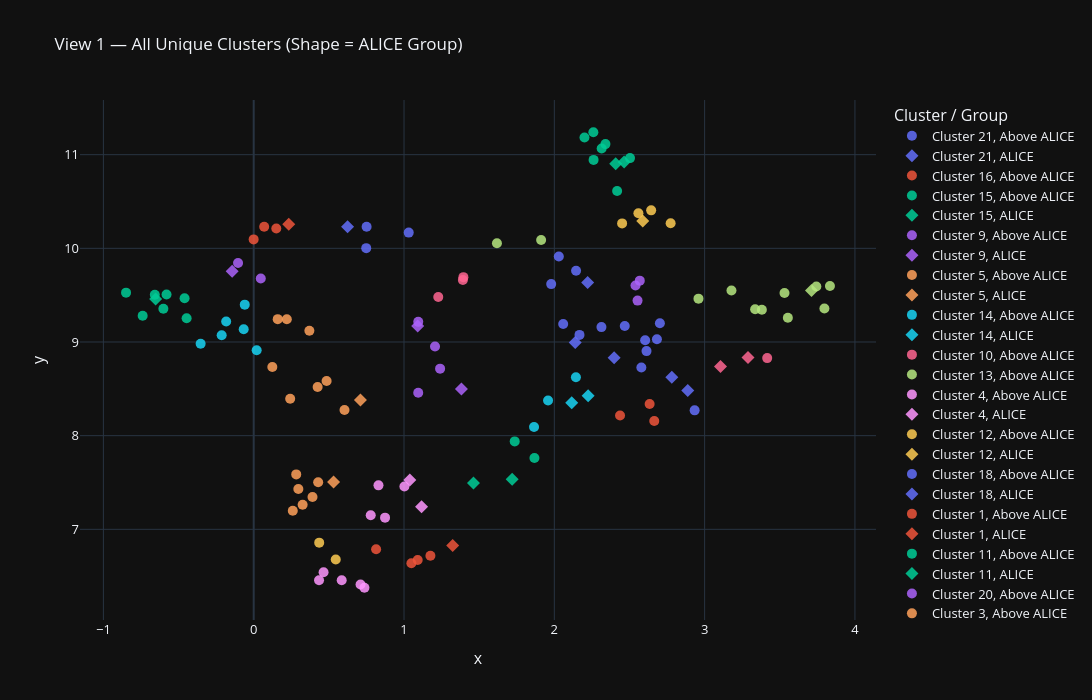
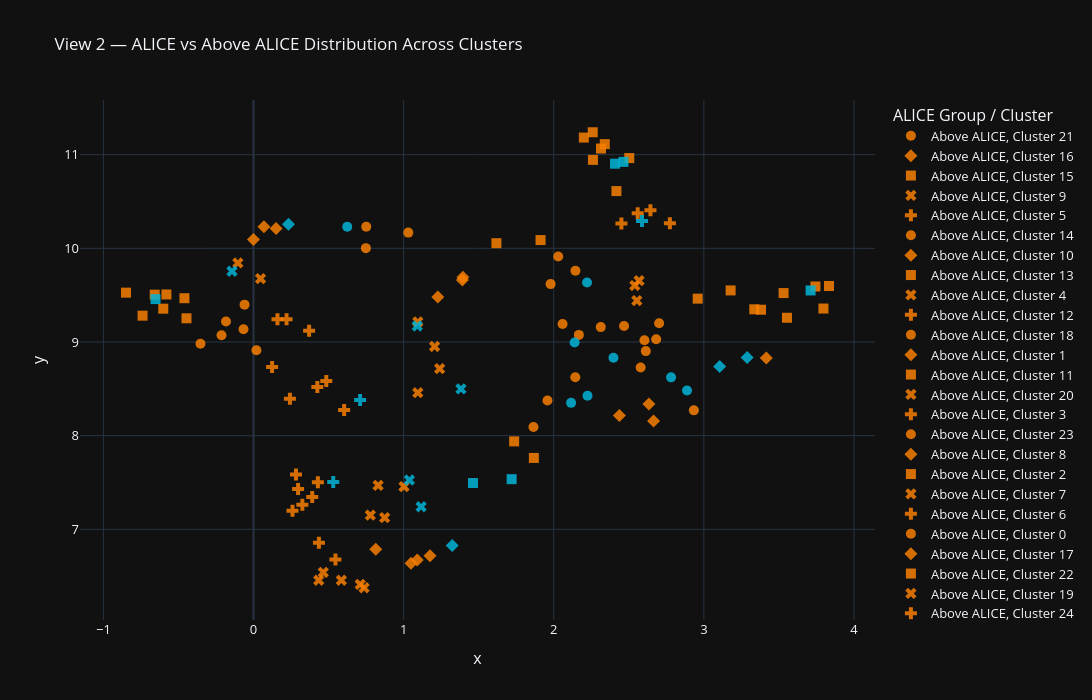

The notebook cell saved with these charts, in order:
### Markdown cell above
### **2D-Cluster Map**

### Code cell
import umap
import hdbscan
import plotly.express as px
import plotly.graph_objects as go
import pandas as pd
import numpy as np
from sklearn.feature_extraction.text import TfidfVectorizer
from sentence_transformers import SentenceTransformer
import torch

# ── Step 1: Device Setup ──────────────────────────────────────────────────────
dvc = torch.device(
    "mps" if torch.backends.mps.is_available()
    else "cuda" if torch.cuda.is_available()
    else "cpu"
)

# ── Step 2: BGE-Large Embeddings ──────────────────────────────────────────────
subset = combined[(combined["Predicted Label"] != "Facilitator") & (combined["Predicted Label"] != "ERROR")]
subset["clean_text"] = subset["clean_text"].apply(remove_stop_words)
docs = subset["clean_text"].tolist()
labels = subset["Predicted Label"].tolist()

docs_with_prefix = [f"Represent this community interview response: {doc}" for doc in docs]

bge_large = SentenceTransformer('BAAI/bge-large-en-v1.5')

bge_large_embeddings = bge_large.encode(
    docs_with_prefix,
    batch_size=16,
    show_progress_bar=True,
    normalize_embeddings=True,
    device=dvc,
    convert_to_numpy=True,
)

print(f"Embedding shape: {bge_large_embeddings.shape}")


# ── Step 3: 2D UMAP for Visualization ────────────────────────────────────────
umap_2d = umap.UMAP(
    n_neighbors=15,
    n_components=2,
    min_dist=0.0,
    metric='cosine',
    random_state=42,
)
embeddings_2d = umap_2d.fit_transform(bge_large_embeddings)


# ── Step 4: HDBSCAN Clustering ────────────────────────────────────────────────
clusterer = hdbscan.HDBSCAN(
    min_cluster_size=2,
    min_samples=2,
    metric='euclidean',
    cluster_selection_method='eom',
    prediction_data=True,
)
cluster_labels = clusterer.fit_predict(embeddings_2d)

n_clusters = len(set(cluster_labels)) - (1 if -1 in cluster_labels else 0)
n_noise = list(cluster_labels).count(-1)
print(f"Clusters found: {n_clusters} | Noise points removed: {n_noise}")


# ── Step 5: TF-IDF Keywords Per Cluster ───────────────────────────────────────
def get_cluster_keywords(docs, labels, top_n=5):
    cluster_keywords = {}
    for label in set(labels):
        if label == -1:
            continue
        cluster_docs = [docs[i] for i, l in enumerate(labels) if l == label]
        tfidf = TfidfVectorizer(
            stop_words='english',
            max_features=1000,
            ngram_range=(1, 2)
        )
        try:
            matrix = tfidf.fit_transform(cluster_docs)
            scores = matrix.mean(axis=0).A1
            top_idx = scores.argsort()[-top_n:][::-1]
            keywords = [tfidf.get_feature_names_out()[i] for i in top_idx]
            cluster_keywords[label] = ", ".join(keywords)
        except Exception:
            cluster_keywords[label] = "insufficient text"
    return cluster_keywords

cluster_keywords = get_cluster_keywords(docs, cluster_labels)


# ── Step 6: Build DataFrame ───────────────────────────────────────────────────
df_plot = pd.DataFrame({
    "x":            embeddings_2d[:, 0],
    "y":            embeddings_2d[:, 1],
    "cluster":      cluster_labels,
    "group":        labels,                                     # ALICE / Above ALICE
    "text_preview": [doc[:120] + "..." for doc in docs],
})

# Remove noise
df_plot = df_plot[df_plot["cluster"] != -1].copy()
df_plot["keywords"]     = df_plot["cluster"].map(cluster_keywords)
df_plot["cluster_str"]  = "Cluster " + df_plot["cluster"].astype(str)


# ── Step 7: Plot 1 — View By Unique Clusters ─────────────────────────────────
fig_clusters = px.scatter(
    df_plot,
    x="x",
    y="y",
    color="cluster_str",                # Color by cluster
    symbol="group",                     # Shape by ALICE / Above ALICE
    hover_data={
        "x":            False,
        "y":            False,
        "cluster_str":  True,
        "group":        True,
        "keywords":     True,
        "text_preview": True,
    },
    title="View 1 — All Unique Clusters (Shape = ALICE Group)",
    template="plotly_dark",
    width=1100,
    height=700,
    labels={
        "cluster_str":  "Cluster",
        "group":        "ALICE Group",
        "keywords":     "Top Keywords",
        "text_preview": "Transcript Preview",
    }
)

fig_clusters.update_traces(marker=dict(size=10, opacity=0.85))
fig_clusters.update_layout(
    legend_title_text="Cluster / Group",
    font=dict(size=13),
    title_font_size=17,
)

fig_clusters.show()
fig_clusters.write_html("view1_clusters.html")


# ── Step 8: Plot 2 — View By ALICE vs Above ALICE ────────────────────────────
fig_groups = px.scatter(
    df_plot,
    x="x",
    y="y",
    color="group",                      # Color by ALICE / Above ALICE
    symbol="cluster_str",               # Shape by cluster
    hover_data={
        "x":            False,
        "y":            False,
        "cluster_str":  True,
        "group":        True,
        "keywords":     True,
        "text_preview": True,
    },
    title="View 2 — ALICE vs Above ALICE Distribution Across Clusters",
    template="plotly_dark",
    color_discrete_map={
        "ALICE":        "#00B4D8",      # Blue  — ALICE
        "Above ALICE":  "#F77F00",      # Orange — Above ALICE
    },
    width=1100,
    height=700,
    labels={
        "cluster_str":  "Cluster",
        "group":        "ALICE Group",
        "keywords":     "Top Keywords",
        "text_preview": "Transcript Preview",
    }
)

fig_groups.update_traces(marker=dict(size=10, opacity=0.85))
fig_groups.update_layout(
    legend_title_text="ALICE Group / Cluster",
    font=dict(size=13),
    title_font_size=17,
)

fig_groups.show()
fig_groups.write_html("view2_groups.html")


# ── Step 9: Cluster Summary Table ────────────────────────────────────────────
summary = (
    df_plot.groupby(["cluster_str", "group"])
    .size()
    .reset_index(name="count")
    .pivot(index="cluster_str", columns="group", values="count")
    .fillna(0)
    .astype(int)
)
summary["Total"]    = summary.sum(axis=1)
summary["Keywords"] = summary.index.map(
    lambda c: cluster_keywords.get(int(c.split(" ")[1]), "")
)
print("\n── Cluster Summary ──────────────────────────────")
print(summary.to_string())
